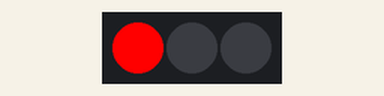
Recording of a sketch running on a simulated Arduino Uno, built with avr-gcc and run on an emulated ATmega328P. On the bench: 3 RGB LEDs in strip order, left to right.

Above: at 0.2 s.
At 1.7 s:
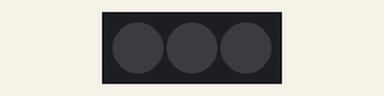
Timing chart, 0 to 3.0 s (numbered marks = the images above):
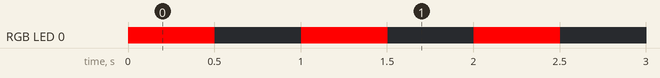

Measured:
- by itself, RGB LED 0: alternates RGB(255, 0, 0) for 0.50 s and off for 0.50 s

The sketch:

FastLED_Example.ino
```cpp
#include <FastLED.h>  // Include the library. Must do this every time we use a library.

#define NUM_LEDS 3    // Number of LEDs in the LED strip
#define DATA_PIN 3    // The digital pin the LED signal line is connected to.


// Define the array of leds
CRGB leds[NUM_LEDS];

void setup() {
  // Initialize the LED strip.
  FastLED.addLeds<NEOPIXEL, DATA_PIN>(leds, NUM_LEDS);
}

void loop() {
  // Turn the first LED on, then wait for 0.5 seconds.
  // The format is CRGB(red, green, blue). Value ranges from 0-255, with 255 being the brightest.
  leds[0] = CRGB(255, 0, 0);   // Full red.
  FastLED.show();              // Do this to implement the color change to the LED!
  delay(500);

  // Now turn the LED off, then wait for 0.5 seconds.
  leds[0] = CRGB(0, 0, 0);
  FastLED.show();
  delay(500);
}
```
